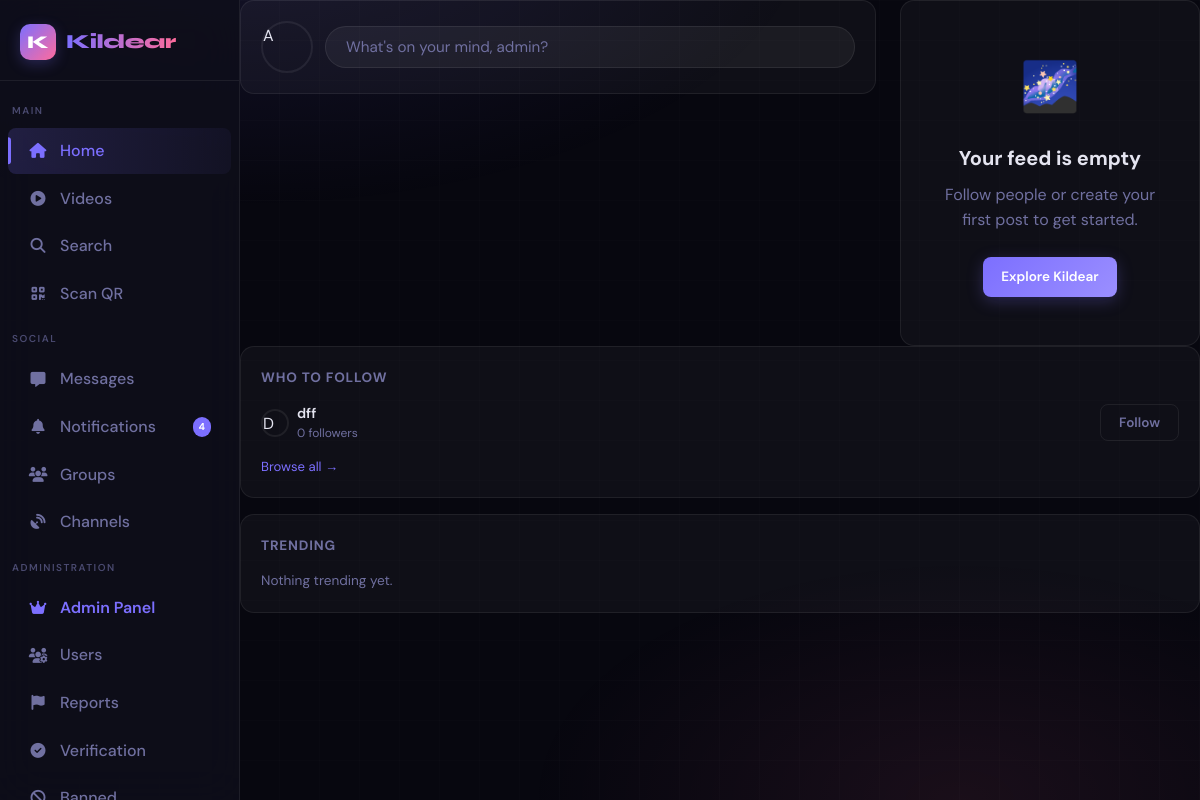
Page / (signed in) on the earlier database version.
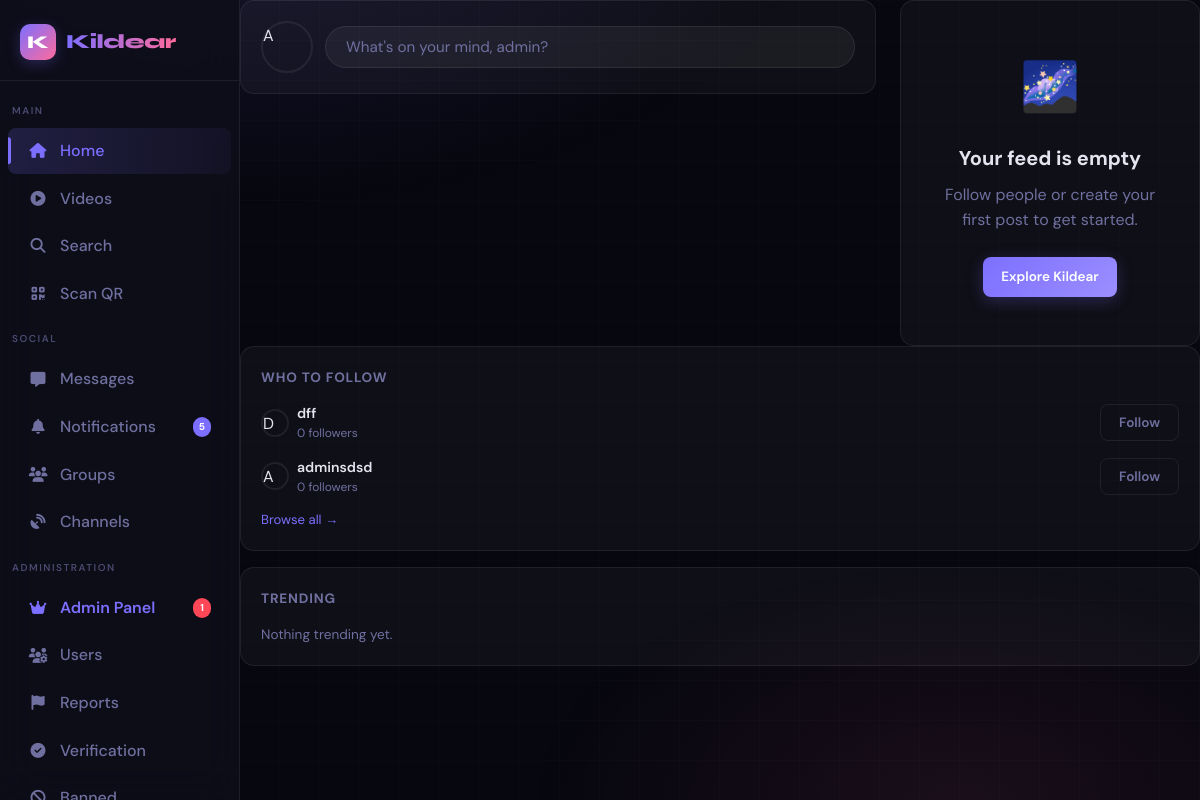
Same page on the later database version.
### app.py (models this page shows, shortened)
class User(UserMixin, db.Model):
    id = db.Column(db.Integer, primary_key=True)
    username = db.Column(db.String(40), unique=True, nullable=False)
    email = db.Column(db.String(120), unique=True, nullable=False)
    password_hash = db.Column(db.String(256), nullable=False)
    display_name = db.Column(db.String(60), default="")
    bio = db.Column(db.String(500), default="")
    preset_avatar = db.Column(db.Integer, default=1)
    preset_cover = db.Column(db.Integer, nullable=True)
    website = db.Column(db.String(200), default="")
    location = db.Column(db.String(100), default="")
    accent_color = db.Column(db.String(7), default="#6c63ff")
    is_private = db.Column(db.Boolean, default=False)
    is_verified = db.Column(db.Boolean, default=False)
    is_banned = db.Column(db.Boolean, default=False)
    is_admin = db.Column(db.Boolean, default=False)
    is_online = db.Column(db.Boolean, default=False)
    last_seen = db.Column(db.DateTime, default=datetime.utcnow)
    created_at = db.Column(db.DateTime, default=datetime.utcnow)
    two_factor_enabled = db.Column(db.Boolean, default=False)
    two_factor_secret = db.Column(db.String(32), nullable=True)
    following = db.relationship(
        "User", secondary=follows,
        primaryjoin=follows.c.follower_id == id,
        secondaryjoin=follows.c.followed_id == id,
        backref=db.backref("followers", lazy="dynamic"),
        lazy="dynamic"
    )
    blocked_users = db.relationship(
        "User", secondary=blocks,
        primaryjoin=blocks.c.blocker_id == id,
        secondaryjoin=blocks.c.blocked_id == id,
        backref=db.backref("blocked_by", lazy="dynamic"),
        lazy="dynamic"
    )
    posts = db.relationship("Post", backref="author", lazy="dynamic", foreign_keys="Post.user_id")
    sent_msgs = db.relationship("Message", backref="sender", lazy="dynamic", foreign_keys="Message.sender_id")
    recv_msgs = db.relationship("Message", backref="receiver", lazy="dynamic", foreign_keys="Message.receiver_id")
    notifications = db.relationship("Notification", backref="recipient", lazy="dynamic",
                                    foreign_keys="Notification.user_id")
    comments = db.relationship("Comment", backref="author", lazy="dynamic")
    owned_groups = db.relationship("Group", backref="owner", lazy="dynamic")
    owned_channels = db.relationship("Channel", backref="owner", lazy="dynamic")
    login_history = db.relationship("LoginHistory", backref="user", lazy="dynamic")
    @property
    def avatar_url(self):
        if self.preset_avatar and self.preset_avatar in PRESET_AVATARS:
            return PRESET_AVATARS[self.preset_avatar]
        return PRESET_AVATARS[1]

### app.py (the view)
@app.route("/")
@login_required
def index():
    page = request.args.get("page", 1, type=int)
    followed_ids = [u.id for u in current_user.following.all()] + [current_user.id]
    blocked_ids = [b.id for b in current_user.blocked_users]
    posts = (Post.query
             .filter(Post.user_id.in_(followed_ids))
             .filter(Post.user_id.notin_(blocked_ids))
             .order_by(Post.created_at.desc())
             .paginate(page=page, per_page=15, error_out=False))
    suggestions = (User.query
                   .filter(User.id.notin_(followed_ids + blocked_ids))
                   .filter(User.id != current_user.id)
                   .order_by(func.random()).limit(5).all())
    return render_template("index.html", posts=posts, suggestions=suggestions)

### app.py (called while the page is built)
def get_client_ip():
    if request.headers.get('X-Forwarded-For'):
        return request.headers.get('X-Forwarded-For').split(',')[0].strip()
    return request.remote_addr or '0.0.0.0'

@app.before_request
def ddos_shield():
    ip = get_client_ip()
    if ip in _blocked_ips:
        abort(429)
    now = time.time()
    window = [t for t in _req_log[ip] if now - t < 10]
    window.append(now)
    _req_log[ip] = window
    if len(window) > 200:
        _blocked_ips.add(ip)
        app.logger.warning(f"[DDoS] Blocked IP: {ip}")
        abort(429)
    if request.content_length and request.content_length > app.config["MAX_CONTENT_LENGTH"]:
        abort(413)

@login_mgr.user_loader
def load_user(user_id):
    return db.session.get(User, int(user_id))

### templates/index.html (shortened to what the changed rows need)
{% extends "base.html" %}
{% block content %}
<aside class="right-sidebar">
  <div class="card sidebar-card">
    {% if suggestions %}
      {% for user in suggestions %}
      <div class="suggestion-row">
        <a href="{{ url_for('profile', username=user.username) }}" class="suggestion-user">
          {% if user.avatar %}
            <img src="{{ url_for('static', filename='uploads/avatars/' + user.avatar) }}"
                 class="avatar avatar-xs" alt="{{ user.username }}">
          {% else %}
            <div class="avatar avatar-xs avatar-placeholder">{{ user.username[0].upper() }}</div>
          {% endif %}
          <div>
            <div class="suggestion-name">{{ user.display_name or user.username }}</div>
            <div class="suggestion-sub">{{ user.followers.count() }} followers</div>
          </div>
        </a>
        <button class="btn btn-outline btn-xs" onclick="followUser({{ user.id }}, this)">Follow</button>
      </div>
      {% endfor %}
    {% else %}
      <p class="sidebar-empty">No suggestions right now.</p>
    {% endif %}
  </div>
</aside>
{% endblock %}

Differences in the rows shown:
added User: username "A", display_name "adminsdsd", followers.count "0"
Other differences:
{{ notif_count }}: "4" → "5"
{{ pending_reports }}: (not shown) → "1"
